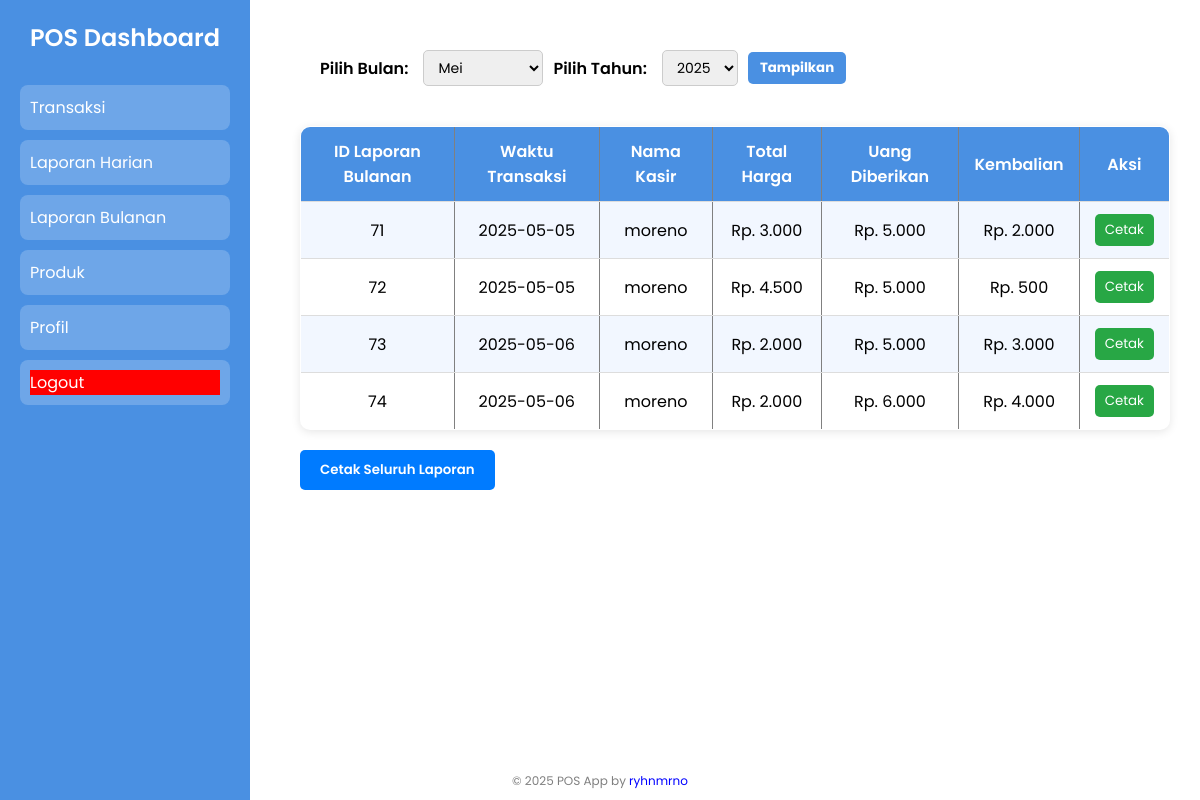
Page /laporan_bulanan.php on the committed database.
### tables this page shows
CREATE TABLE `penjualan` (
  `id_penjualan` int(50) NOT NULL,
  `tanggal_penjualan` date DEFAULT NULL,
  `total_harga` decimal(10,2) DEFAULT NULL,
  `uang_diberikan` varchar(255) NOT NULL,
  `kembalian` varchar(255) NOT NULL,
  `nama_kasir` varchar(255) NOT NULL,
  `id_pelanggan` int(50) DEFAULT NULL
);

### laporan_bulanan.php (the view, shortened to what this page needs)
<?php
$servername = "localhost";
$username = "root";
$password = "";
$dbname = "pos_db";
$conn = new mysqli($servername, $username, $password, $dbname);
$bulan_pilih = isset($_POST['bulan']) ? $_POST['bulan'] : date('m');
$tahun_pilih = isset($_POST['tahun']) ? $_POST['tahun'] : date('Y');
$query = "SELECT id_penjualan, tanggal_penjualan, total_harga, uang_diberikan, kembalian, nama_kasir FROM penjualan WHERE MONTH(tanggal_penjualan) = '$bulan_pilih' AND YEAR(tanggal_penjualan) = '$tahun_pilih'";
$result = $conn->query($query);
?>
<!DOCTYPE html>
<html lang="id">
<head>
    <link rel="stylesheet" href="css/dashboard.css?v=2">
</head>
<body>
<div class="sidebar">
    <h2><a href="dashboard.php" style="text-decoration: none; color: white;">POS Dashboard</a></h2>
    <ul>
        <li><a href="transaksi.php"> Transaksi</a></li>
        <li><a href="laporan_harian.php"> Laporan Harian</a></li>
        <li><a href="laporan_bulanan.php"> Laporan Bulanan</a></li>
        <li><a href="produk.php"> Produk</a></li>
        <li><a href="profile.php"> Profil</a></li>
        <li><a href="logout.php" class="logout"> Logout</a></li>
    </ul>
</div>
<div class="content">
<form method="POST" id="formBulanTahun">
    <label for="bulan">Pilih Bulan:</label>
    <select name="bulan" id="bulan">
        <?php
        $bulan_nama = ["Januari", "Februari", "Maret", "April", "Mei", "Juni", "Juli", "Agustus", "September", "Oktober", "November", "Desember"];
        for ($i = 1; $i <= 12; $i++) {
            $selected = ($bulan_pilih == sprintf("%02d", $i)) ? "selected" : "";
            echo "<option value='".sprintf("%02d", $i)."' $selected>{$bulan_nama[$i-1]}</option>";
        }
        ?>
    </select>
    <label for="tahun">Pilih Tahun:</label>
    <select name="tahun" id="tahun">
        <?php
        $currentYear = date("Y");
        $startYear = $currentYear - 10;
        for ($i = $startYear; $i <= $currentYear; $i++) {
            $selected = ($tahun_pilih == $i) ? "selected" : "";
            echo "<option value='$i' $selected>$i</option>";
        }
        ?>
    </select>
    <button type="submit">Tampilkan</button>
</form>
    <table border="1">
        <tr>
            <th>ID Laporan Bulanan</th>
            <th>Waktu Transaksi</th>
            <th>Nama Kasir</th>
            <th>Total Harga</th>
            <th>Uang Diberikan</th>
            <th>Kembalian</th>
            <th class="aksiHeader">Aksi</th>
        </tr>
        <?php
        if ($result->num_rows > 0) {
            while($row = $result->fetch_assoc()) {
                $row_id = "row_" . $row['id_penjualan'];
                echo "<tr id='{$row_id}'>
                        <td>{$row['id_penjualan']}</td>
                        <td>{$row['tanggal_penjualan']}</td>
                        <td>{$row['nama_kasir']}</td>
                        <td>Rp. " . number_format($row['total_harga'], 0, ',', '.') . "</td>
                        <td>Rp. " . number_format($row['uang_diberikan'], 0, ',', '.') . "</td>
                        <td>Rp. " . number_format($row['kembalian'], 0, ',', '.') . "</td>
                        <td class='aksiCell'><button class='printRow' onclick='printRow(\"{$row_id}\")'>Cetak</button></td>
                      </tr>";
            }
        } else {
            echo "<tr><td colspan='7'>Tidak ada data transaksi pada bulan ini</td></tr>";
        }
        ?>
    </table>
    <button id="printButton" onclick="window.print()">Cetak Seluruh Laporan</button>
</div>
<div class="watermark">
  © 2025 POS App by <span class="creator-name">ryhnmrno</span>
</div>
</body>
</html>

### css/dashboard.css (style rules this page uses)
* { margin: 0; padding: 0; box-sizing: border-box; font-family: 'Poppins', sans-serif; }
body { display: flex; height: 100vh; }
.sidebar { width: 250px; background: #4A90E2; color: white; padding: 20px; position: fixed; height: 100%; }
.sidebar h2 { text-align: center; margin-bottom: 30px; }
.sidebar ul { list-style: none; padding: 0; }
.sidebar ul li { padding: 10px; margin-bottom: 10px; background: rgba(255, 255, 255, 0.2); border-radius: 8px; transition: 0.3s; }
.sidebar ul li a { color: white; text-decoration: none; display: block; }
.logout { background: red !important; }
.content { margin-left: 270px; padding: 30px; flex-grow: 1; }
h2 { font-weight: 600; }
table { width: 100%; border-collapse: collapse; margin-top: 20px; background-color: #ffffff; border-radius: 10px; overflow: hidden; box-shadow: 0 2px 10px rgba(0, 0, 0, 0.1); }
table th, table td { padding: 12px 15px; text-align: center; border-bottom: 1px solid #ddd; }
table th { background-color: #4A90E2; color: #fff; font-weight: 600; }
table tr:nth-child(even) { background-color: #f2f7ff; }
form { background-color: #fff; padding: 20px; border-radius: 8px; box-shadow: none; margin-top: 0; }
form label { font-weight: 600; margin-bottom: 8px; display: block; }
form button { background-color: #4A90E2; color: #fff; border: none; padding: 10px 20px; font-weight: bold; border-radius: 5px; cursor: pointer; transition: background-color 0.3s ease; }
.printRow { background-color: #28a745; color: #fff; border: none; padding: 6px 10px; border-radius: 5px; cursor: pointer; transition: background-color 0.3s ease; }
#printButton { background-color: #007bff; color: #fff; border: none; padding: 10px 20px; font-weight: 600; border-radius: 5px; margin-top: 20px; cursor: pointer; transition: background-color 0.3s ease; }
#formBulanTahun { display: flex; align-items: center; gap: 10px; margin-bottom: 20px; }
#formBulanTahun label { margin: 0 5px 0 0; font-weight: 600; }
#formBulanTahun select { padding: 6px 10px; border-radius: 5px; border: 1px solid #ccc; font-size: 14px; }
#formBulanTahun button { background-color: #4A90E2; color: white; border: none; padding: 6px 12px; border-radius: 5px; cursor: pointer; transition: background-color 0.3s ease; }
.watermark { position: fixed; bottom: 10px; left: 50%; transform: translateX(-50%); font-size: 12px; color: rgba(0, 0, 0, 0.5); z-index: 9999; }
.creator-name { color: blue; }

### rows in the picture
penjualan: id_penjualan "71", tanggal_penjualan "2025-05-05", nama_kasir "moreno", total_harga "3.000", uang_diberikan "5.000", kembalian "2.000"
penjualan: id_penjualan "72", tanggal_penjualan "2025-05-05", nama_kasir "moreno", total_harga "4.500", uang_diberikan "5.000", kembalian "500"
penjualan: id_penjualan "73", tanggal_penjualan "2025-05-06", nama_kasir "moreno", total_harga "2.000", uang_diberikan "5.000", kembalian "3.000"
penjualan: id_penjualan "74", tanggal_penjualan "2025-05-06", nama_kasir "moreno", total_harga "2.000", uang_diberikan "6.000", kembalian "4.000"

### other values in the picture
form field bulan "Mei"
form field tahun "2025"
